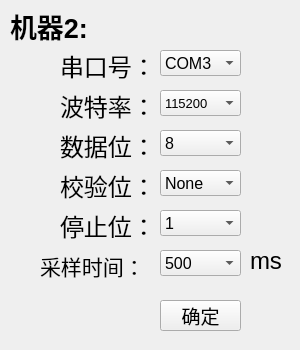
<?xml version="1.0" encoding="UTF-8"?>
<ui version="4.0">
 <class>comSet2</class>
 <widget class="QWidget" name="comSet2">
  <property name="geometry">
   <rect>
    <x>0</x>
    <y>0</y>
    <width>300</width>
    <height>350</height>
   </rect>
  </property>
  <property name="windowTitle">
   <string>Form</string>
  </property>
  <widget class="QLabel" name="label_7">
   <property name="geometry">
    <rect>
     <x>250</x>
     <y>250</y>
     <width>91</width>
     <height>21</height>
    </rect>
   </property>
   <property name="font">
    <font>
     <pointsize>18</pointsize>
    </font>
   </property>
   <property name="text">
    <string>ms</string>
   </property>
  </widget>
  <widget class="QComboBox" name="PortBox3">
   <property name="geometry">
    <rect>
     <x>160</x>
     <y>130</y>
     <width>81</width>
     <height>26</height>
    </rect>
   </property>
   <property name="font">
    <font>
     <pointsize>12</pointsize>
    </font>
   </property>
   <item>
    <property name="text">
     <string>8</string>
    </property>
   </item>
  </widget>
  <widget class="QLabel" name="label_6">
   <property name="geometry">
    <rect>
     <x>40</x>
     <y>250</y>
     <width>111</width>
     <height>31</height>
    </rect>
   </property>
   <property name="font">
    <font>
     <pointsize>16</pointsize>
    </font>
   </property>
   <property name="text">
    <string>采样时间：</string>
   </property>
  </widget>
  <widget class="QComboBox" name="PortBox5">
   <property name="geometry">
    <rect>
     <x>160</x>
     <y>210</y>
     <width>81</width>
     <height>26</height>
    </rect>
   </property>
   <property name="font">
    <font>
     <pointsize>12</pointsize>
    </font>
   </property>
   <item>
    <property name="text">
     <string>1</string>
    </property>
   </item>
   <item>
    <property name="text">
     <string>0</string>
    </property>
   </item>
  </widget>
  <widget class="QComboBox" name="PortBox6">
   <property name="geometry">
    <rect>
     <x>160</x>
     <y>250</y>
     <width>81</width>
     <height>26</height>
    </rect>
   </property>
   <property name="font">
    <font>
     <pointsize>12</pointsize>
    </font>
   </property>
   <item>
    <property name="text">
     <string>500</string>
    </property>
   </item>
   <item>
    <property name="text">
     <string>100</string>
    </property>
   </item>
   <item>
    <property name="text">
     <string>200</string>
    </property>
   </item>
   <item>
    <property name="text">
     <string>300</string>
    </property>
   </item>
   <item>
    <property name="text">
     <string>400</string>
    </property>
   </item>
   <item>
    <property name="text">
     <string>600</string>
    </property>
   </item>
   <item>
    <property name="text">
     <string>700</string>
    </property>
   </item>
   <item>
    <property name="text">
     <string>800</string>
    </property>
   </item>
   <item>
    <property name="text">
     <string>900</string>
    </property>
   </item>
   <item>
    <property name="text">
     <string>1000</string>
    </property>
   </item>
   <item>
    <property name="text">
     <string>1500</string>
    </property>
   </item>
   <item>
    <property name="text">
     <string>2000</string>
    </property>
   </item>
  </widget>
  <widget class="QLabel" name="label_5">
   <property name="geometry">
    <rect>
     <x>60</x>
     <y>210</y>
     <width>91</width>
     <height>31</height>
    </rect>
   </property>
   <property name="font">
    <font>
     <pointsize>18</pointsize>
    </font>
   </property>
   <property name="text">
    <string>停止位：</string>
   </property>
  </widget>
  <widget class="QLabel" name="label">
   <property name="geometry">
    <rect>
     <x>60</x>
     <y>50</y>
     <width>91</width>
     <height>31</height>
    </rect>
   </property>
   <property name="font">
    <font>
     <pointsize>18</pointsize>
    </font>
   </property>
   <property name="text">
    <string>串口号：</string>
   </property>
  </widget>
  <widget class="QPushButton" name="pushButton_2">
   <property name="geometry">
    <rect>
     <x>160</x>
     <y>300</y>
     <width>81</width>
     <height>31</height>
    </rect>
   </property>
   <property name="font">
    <font>
     <pointsize>14</pointsize>
    </font>
   </property>
   <property name="text">
    <string>确定</string>
   </property>
  </widget>
  <widget class="QComboBox" name="PortBox4">
   <property name="geometry">
    <rect>
     <x>160</x>
     <y>170</y>
     <width>81</width>
     <height>26</height>
    </rect>
   </property>
   <property name="font">
    <font>
     <pointsize>12</pointsize>
    </font>
   </property>
   <item>
    <property name="text">
     <string>None</string>
    </property>
   </item>
  </widget>
  <widget class="QComboBox" name="PortBox2">
   <property name="geometry">
    <rect>
     <x>160</x>
     <y>90</y>
     <width>81</width>
     <height>26</height>
    </rect>
   </property>
   <property name="font">
    <font>
     <pointsize>10</pointsize>
    </font>
   </property>
   <item>
    <property name="text">
     <string>115200</string>
    </property>
   </item>
   <item>
    <property name="text">
     <string>9600</string>
    </property>
   </item>
   <item>
    <property name="text">
     <string>19600</string>
    </property>
   </item>
  </widget>
  <widget class="QLabel" name="label_3">
   <property name="geometry">
    <rect>
     <x>60</x>
     <y>130</y>
     <width>91</width>
     <height>31</height>
    </rect>
   </property>
   <property name="font">
    <font>
     <pointsize>18</pointsize>
    </font>
   </property>
   <property name="text">
    <string>数据位：</string>
   </property>
  </widget>
  <widget class="QLabel" name="label_4">
   <property name="geometry">
    <rect>
     <x>60</x>
     <y>170</y>
     <width>91</width>
     <height>31</height>
    </rect>
   </property>
   <property name="font">
    <font>
     <pointsize>18</pointsize>
    </font>
   </property>
   <property name="text">
    <string>校验位：</string>
   </property>
  </widget>
  <widget class="QLabel" name="label_2">
   <property name="geometry">
    <rect>
     <x>60</x>
     <y>90</y>
     <width>91</width>
     <height>31</height>
    </rect>
   </property>
   <property name="font">
    <font>
     <pointsize>18</pointsize>
    </font>
   </property>
   <property name="text">
    <string>波特率：</string>
   </property>
  </widget>
  <widget class="QLabel" name="label1_10">
   <property name="geometry">
    <rect>
     <x>10</x>
     <y>10</y>
     <width>91</width>
     <height>31</height>
    </rect>
   </property>
   <property name="font">
    <font>
     <pointsize>20</pointsize>
     <italic>false</italic>
     <bold>true</bold>
    </font>
   </property>
   <property name="text">
    <string>机器2:</string>
   </property>
  </widget>
  <widget class="QComboBox" name="PortBox1">
   <property name="geometry">
    <rect>
     <x>160</x>
     <y>50</y>
     <width>81</width>
     <height>26</height>
    </rect>
   </property>
   <property name="font">
    <font>
     <pointsize>12</pointsize>
    </font>
   </property>
   <item>
    <property name="text">
     <string>COM3</string>
    </property>
   </item>
   <item>
    <property name="text">
     <string>COM2</string>
    </property>
   </item>
   <item>
    <property name="text">
     <string>COM1</string>
    </property>
   </item>
   <item>
    <property name="text">
     <string>COM4</string>
    </property>
   </item>
   <item>
    <property name="text">
     <string>COM5</string>
    </property>
   </item>
   <item>
    <property name="text">
     <string>COM6</string>
    </property>
   </item>
  </widget>
 </widget>
 <resources/>
 <connections/>
</ui>
